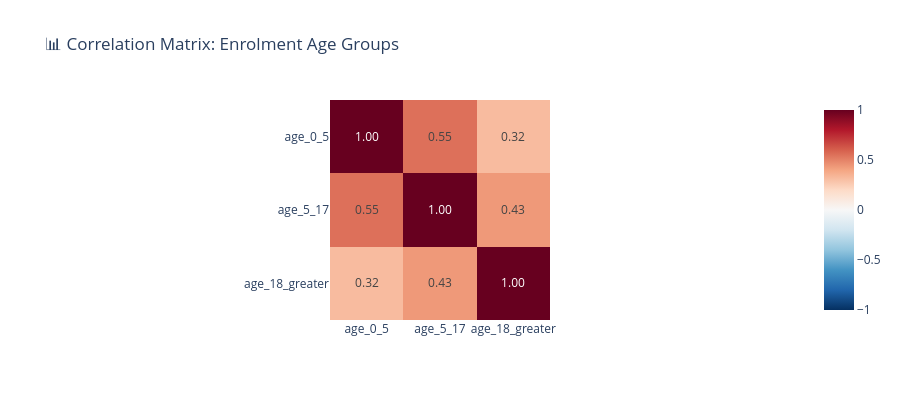

The notebook cell this image was saved under:
### Markdown cell above
---

## 5️⃣ Correlation Analysis

Are there correlations between age groups?

### Code cell
# Correlation matrix for enrolment
numeric_cols = ['age_0_5', 'age_5_17', 'age_18_greater']
if all(col in enrolment.columns for col in numeric_cols):
    corr_matrix = enrolment[numeric_cols].corr()
    
    fig = px.imshow(
        corr_matrix,
        text_auto='.2f',
        title='📊 Correlation Matrix: Enrolment Age Groups',
        color_continuous_scale='RdBu_r',
        zmin=-1, zmax=1
    )
    fig.update_layout(height=400)
    fig.show()

### Figure 1 — Plotly figure (JSON) as saved in the notebook; plotly's stock layout.template omitted (floating-point values rounded to 4 significant figures)
{"data": [{"coloraxis": "coloraxis", "hovertemplate": "x: %{x}<br>y: %{y}<br>color: %{z}<extra></extra>", "name": "0", "texttemplate": "%{z:.2f}", "type": "heatmap", "x": ["age_0_5", "age_5_17", "age_18_greater"], "xaxis": "x", "y": ["age_0_5", "age_5_17", "age_18_greater"], "yaxis": "y", "z": [[1, 0.5523, 0.3168], [0.5523, 1, 0.4349], [0.3168, 0.4349, 1]]}], "layout": {"coloraxis": {"cmax": 1, "cmin": -1, "colorscale": [[0, "rgb(5,48,97)"], [0.1, "rgb(33,102,172)"], [0.2, "rgb(67,147,195)"], [0.3, "rgb(146,197,222)"], [0.4, "rgb(209,229,240)"], [0.5, "rgb(247,247,247)"], [0.6, "rgb(253,219,199)"], [0.7, "rgb(244,165,130)"], [0.8, "rgb(214,96,77)"], [0.9, "rgb(178,24,43)"], [1, "rgb(103,0,31)"]]}, "height": 400, "title": {"text": "📊 Correlation Matrix: Enrolment Age Groups"}, "xaxis": {"anchor": "y", "constrain": "domain", "domain": [0, 1], "scaleanchor": "y"}, "yaxis": {"anchor": "x", "autorange": "reversed", "constrain": "domain", "domain": [0, 1]}}}
